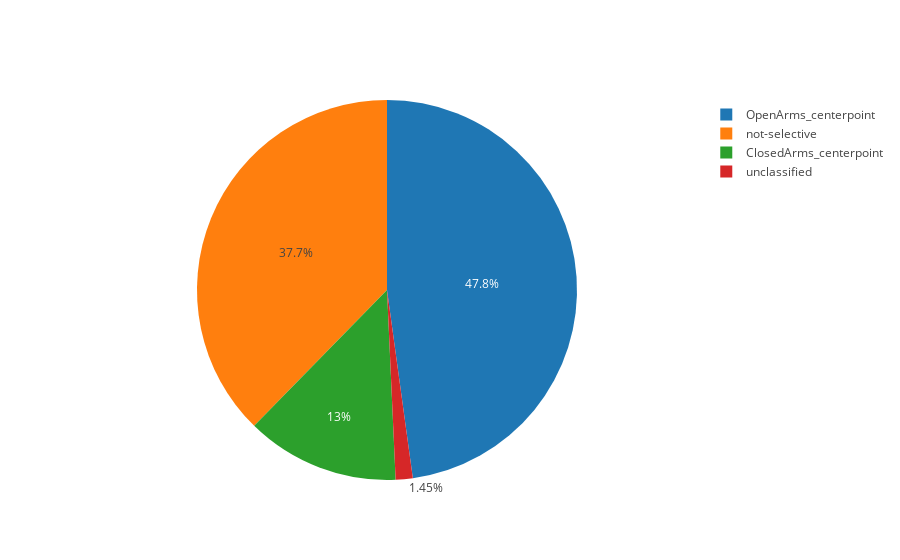

The notebook cell this image was saved under:
### Code cell
plot_pie_chart(normal_classification, "OpenArms_centerpoint", "ClosedArms_centerpoint", "not-selective", "unclassified")

### Figure 1 — Plotly figure (JSON) as saved in the notebook; plotly's stock layout.template omitted (floating-point values rounded to 4 significant figures)
{"data": [{"labels": ["OpenArms_centerpoint", "ClosedArms_centerpoint", "not-selective", "unclassified"], "type": "pie", "uid": "c0ad7a", "values": [33, 9, 26, 1]}], "layout": {"autosize": true}}
